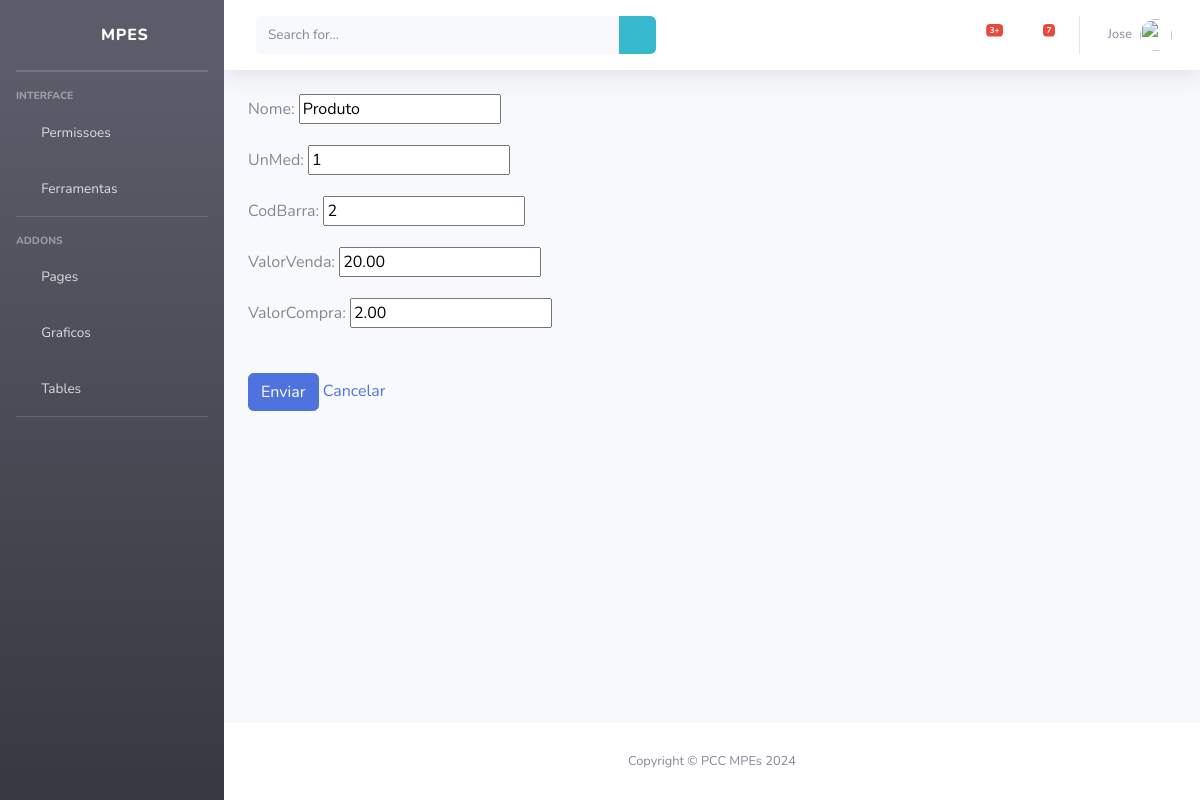
Page /produtos/editar/4 (signed in) on the committed database.
### produtos/models.py (models this page shows, shortened)
class Produto(models.Model):
    nome = models.CharField(max_length=100)
    UnMed = models.CharField(max_length=20)
    CodBarra = models.CharField(max_length=50)
    ValorVenda = models.DecimalField(max_digits=10, decimal_places=2)
    ValorCompra = models.DecimalField(max_digits=10, decimal_places=2)

### produtos/views.py (the view)
# urls.py: path("editar/<int:id_produto>", views.editar, name="atualizar_produto"),
@login_required
def editar(request, id_produto):
    produto = get_object_or_404(Produto, pk=id_produto)
    if request.method == 'POST':
        form = ProdutoForm(request.POST, instance=produto)
        if form.is_valid():
            form.save()
            return HttpResponseRedirect('/produtos/?msg=Salvo')
    else:
        form = ProdutoForm(instance=produto)
    return render(request, "produtos/updateProdutos.html", {'form': form, 'id_produto': id_produto})

### produtos/forms.py
class ProdutoForm(forms.ModelForm):
    class Meta:
        model = Produto
        fields = '__all__'

### templates/produtos/updateProdutos.html (shortened to what this page needs)
{% extends 'base.html' %}
{% block content %}
<form action="{% url 'atualizar_produto' id_produto %}" method="post">
    {{ form.as_p }}
    <br>
    <input type="submit" value="Enviar" class="btn btn-primary">
    <a href="{% url 'listar_produto' %}">Cancelar</a>
</form>
{% endblock %}

### templates/topbar.html (shortened to what this page needs)
{% load static %}
<nav class="navbar navbar-expand navbar-light bg-white topbar mb-4 static-top shadow">
    <form
        class="d-none d-sm-inline-block form-inline mr-auto ml-md-3 my-2 my-md-0 mw-100 navbar-search">
        <div class="input-group">
            <input type="text" class="form-control bg-light border-0 small" placeholder="Search for..."
                aria-label="Search" aria-describedby="basic-addon2">
            <div class="input-group-append">
                <button class="btn bg-info" type="button">
                    <i class="fas fa-search fa-sm"></i>
                </button>
            </div>
        </div>
    </form>
    <ul class="navbar-nav ml-auto">
        <li class="nav-item dropdown no-arrow mx-1">
            <a class="nav-link dropdown-toggle" href="#" id="alertsDropdown" role="button"
                data-toggle="dropdown" aria-haspopup="true" aria-expanded="false">
                <i class="fas fa-bell fa-fw"></i>
                <span class="badge badge-danger badge-counter">3+</span>
            </a>
        </li>
        <li class="nav-item dropdown no-arrow mx-1">
            <a class="nav-link dropdown-toggle" href="#" id="messagesDropdown" role="button"
                data-toggle="dropdown" aria-haspopup="true" aria-expanded="false">
                <i class="fas fa-envelope fa-fw"></i>
                <span class="badge badge-danger badge-counter">7</span>
            </a>
        </li>
        <li class="nav-item dropdown no-arrow">
            <a class="nav-link dropdown-toggle" href="#" id="userDropdown" role="button"
                data-toggle="dropdown" aria-haspopup="true" aria-expanded="false">
                <span class="mr-2 d-none d-lg-inline text-gray-600 small">{{ user }}</span>
                <img class="img-profile rounded-circle"
                src="{% static 'img/undraw_profile.svg' %}">
        </a>
        </li>
    </ul>
</nav>

### rows in the picture
Produto: nome "Produto", UnMed "1", CodBarra "2", ValorVenda "20.00", ValorCompra "2.00"

### other values in the picture
{{ user }} "Jose"
